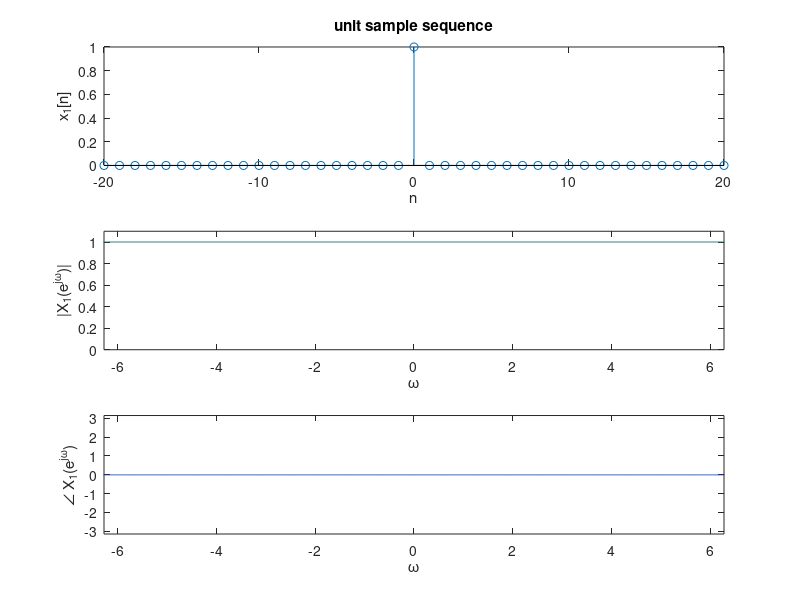
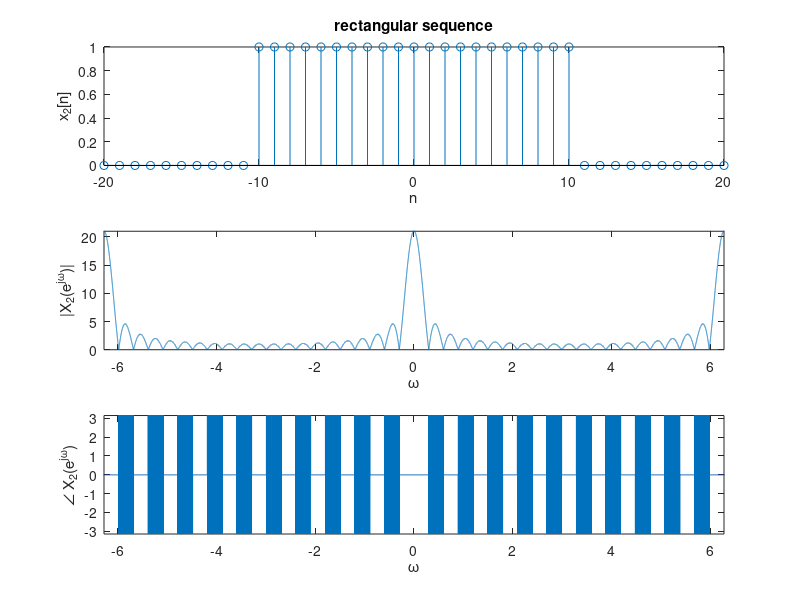
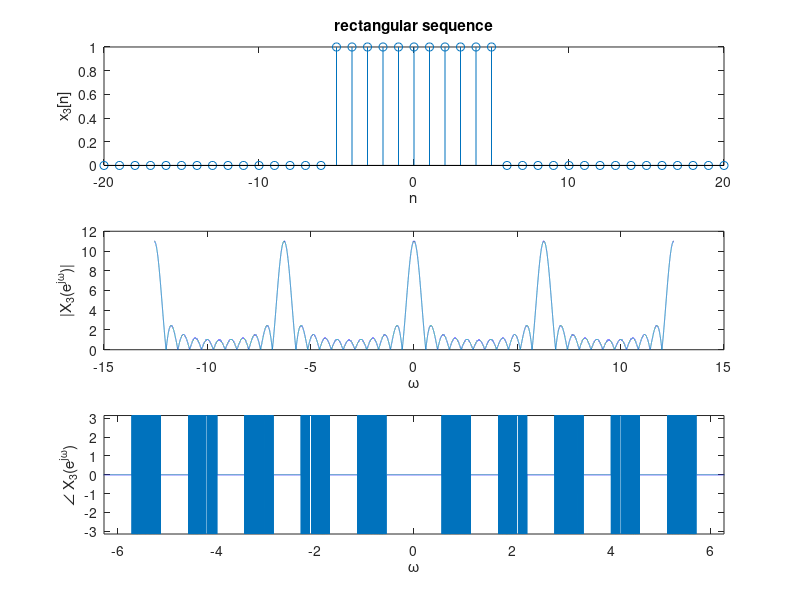
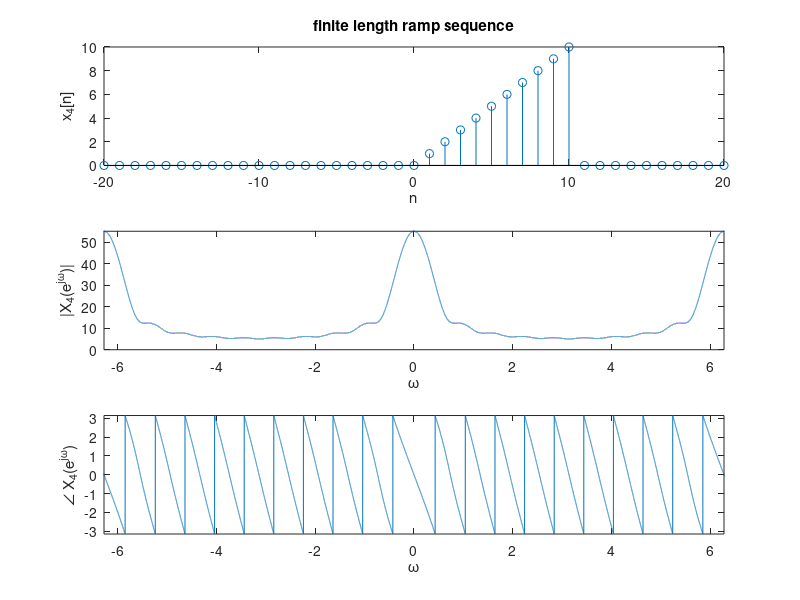

Write the MATLAB code that produced these figures, in order.
% This example performs the calculation of the DTFT for several finite length sequences
%
% Tanja Karp, 10-07-2018
clear, close all;

n=-20:1:20;		% discrete time index
omega=-4*pi:pi/10000:4*pi;

%%
% unit sample sequence x1[n]=delta(n)
x1=zeros(1,41);
x1(21)=1;

X1=0;
for kk=1:length(n)
    X1=X1+x1(kk)*exp(-1i*n(kk)*omega);
end

figure
subplot(311)
stem(n,x1)
xlabel('n')
ylabel('x_1[n]')
title('unit sample sequence')

subplot(312)
plot(omega,abs(X1))
xlabel('\omega')
ylabel('|X_1(e^{j\omega})|')
axis([-2*pi 2*pi, 0 1.1])

subplot(313)
plot(omega,angle(X1))
xlabel('\omega')
ylabel('\angle X_1(e^{j\omega})')
axis([-2*pi 2*pi, -pi pi])

%%
% rectangular pulse x2[n]=u[n+10]-u[n-11]

x2=zeros(1,41);
x2(11:31)=1;

X2=0;
for kk=1:length(n)
    X2=X2+x2(kk)*exp(-1i*n(kk)*omega);
end

figure
subplot(311)
stem(n,x2)
xlabel('n')
ylabel('x_2[n]')
title('rectangular sequence')

subplot(312)
plot(omega,abs(X2))
xlabel('\omega')
ylabel('|X_2(e^{j\omega})|')
axis([-2*pi 2*pi, 0 inf])

subplot(313)
plot(omega,angle(X2))
xlabel('\omega')
ylabel('\angle X_2(e^{j\omega})')
axis([-2*pi 2*pi, -inf inf])

%%
% rectangular pulse x3[n]=u[n+5]-u[n-6]

x3=zeros(1,41);
x3(16:26)=1;

X3=0;
for kk=1:length(n)
    X3=X3+x3(kk)*exp(-1i*n(kk)*omega);
end

figure
subplot(311)
stem(n,x3)
xlabel('n')
ylabel('x_3[n]')
title('rectangular sequence')

subplot(312)
plot(omega,abs(X3))
xlabel('\omega')
ylabel('|X_3(e^{j\omega})|')
%axis([-2*pi 2*pi, 0 inf])

subplot(313)
plot(omega,angle(X3))
xlabel('\omega')
ylabel('\angle X_3(e^{j\omega})')
axis([-2*pi 2*pi, -inf inf])

%%
% finite length ramp x4[n]=n(u[n]-u[n-11]

x4=zeros(1,41);
x4(21:31)=0:10;

X4=0;
for kk=1:length(n)
    X4=X4+x4(kk)*exp(-1i*n(kk)*omega);
end

figure
subplot(311)
stem(n,x4)
xlabel('n')
ylabel('x_4[n]')
title('finite length ramp sequence')

subplot(312)
plot(omega,abs(X4))
xlabel('\omega')
ylabel('|X_4(e^{j\omega})|')
axis([-2*pi 2*pi, 0 inf])

subplot(313)
plot(omega,angle(X4))
xlabel('\omega')
ylabel('\angle X_4(e^{j\omega})')
axis([-2*pi 2*pi, -inf inf])

%%
% finite length cosine sequence
Omega_0=0.25*pi;  
phi=0;
x5=cos(Omega_0*n+phi);

X5=0;
for kk=1:length(n)
    X5=X5+x5(kk)*exp(-1i*n(kk)*omega);
end

figure
subplot(311)
stem(n,x5)
xlabel('n')
ylabel('x_5[n]')
title('finite length ramp sequence')

subplot(312)
plot(omega,abs(X5))
xlabel('\omega')
ylabel('|X_5(e^{j\omega})|')
axis([-2*pi 2*pi, 0 inf])

subplot(313)
plot(omega,angle(X5))
xlabel('\omega')
ylabel('\angle X_4(e^{j\omega})')
axis([-2*pi 2*pi, -inf inf])

